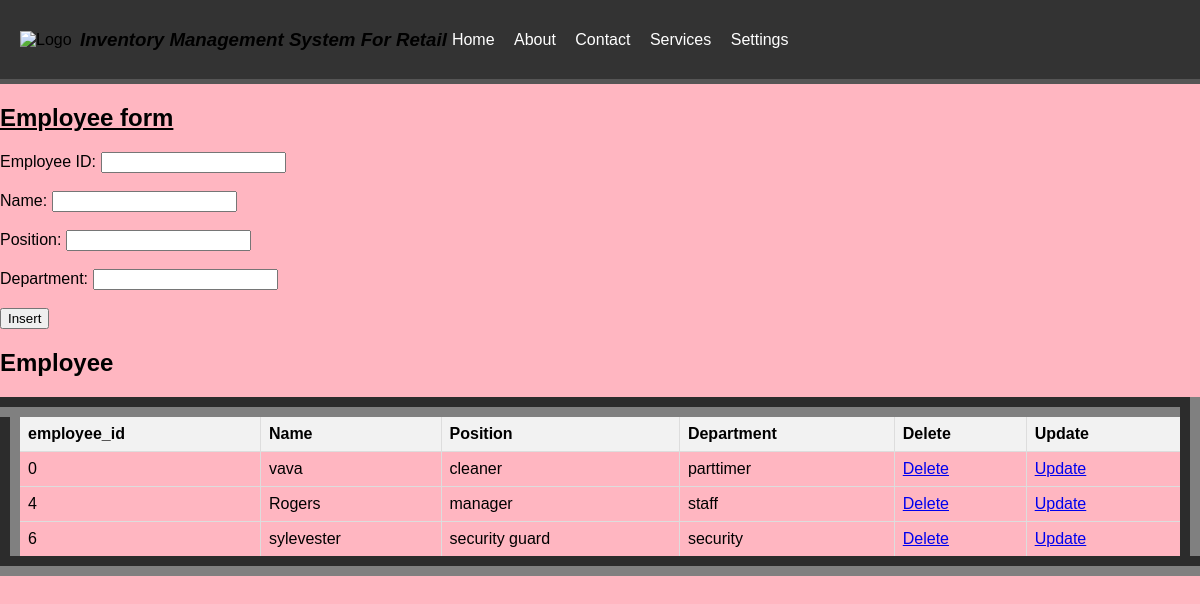
Page /employee.php on the committed database.
### tables this page shows
CREATE TABLE `employee` (
  `employee_id` int(11) NOT NULL,
  `Name` varchar(255) DEFAULT NULL,
  `Position` varchar(255) DEFAULT NULL,
  `Department` varchar(255) DEFAULT NULL
);

### employee.php (the view, shortened to what this page needs)
<!DOCTYPE html>
<html lang="en">
<head>
</head>
<body>
<div class="header">
    <img class="logo" src="tt.png" alt="Logo">
    <h3><i>Inventory Management System For Retail</i></h3>
    <ul class="navigation">
        <li><a href="home.html">Home</a></li>
        <li><a href="about.html">About</a></li>
        <li><a href="contact.html">Contact </a></li>
        <li class="dropdown">
            <a href="#">Services</a>
        </li>
        <li class="dropdown">
            <a href="#">Settings</a>
        </li>
    </ul>
</div>
<section>
  <h1><u>Employee form</u></h1>
  <form method="post" onsubmit="return confirmInsert();">
    <label for="employee_id">Employee ID:</label>
    <input type="number" id="employee_id" name="employee_id"><br><br>
    <label for="Name">Name:</label>
    <input type="text" id="Name" name="Name" required><br><br>
    <label for="Position">Position:</label>
    <input type="text" id="Position" name="Position" required><br><br>
    <label for="Department">Department:</label>
    <input type="text" id="Department" name="Department" required><br><br>
    <input type="submit" name="add" value="Insert">
  </form>
<!DOCTYPE html>
<html>
<head>
</head>
  <h2>Employee</h2>
  <table border="20">
    <tr>
      <th>employee_id</th>
      <th>Name</th>
      <th>Position</th>
      <th>Department</th>
      <th>Delete</th>
      <th>Update</th>
    </tr>
    <?php
include('db_connection.php');
    $sql = "SELECT * FROM employee";
    $result = $conn->query($sql);
    if ($result->num_rows > 0) {
        while ($row = $result->fetch_assoc()) {
            $employee_id = $row['employee_id'];
            echo "<tr>
                <td>" . $row['employee_id'] . "</td>
                <td>" . $row['Name'] . "</td>
                <td>" . $row['Position'] . "</td>
                <td>" . $row['Department'] . "</td>
                <td><a href='delete employee.php?employee_id=$employee_id'>Delete</a></td>
                <td><a href='update employee.php?employee_id=$employee_id'>Update</a></td>
              </tr>";
        }
    } else {
        echo "<tr><td colspan='7'>No data found</td></tr>";
    }
    ?>
  </table>
</section>
</body>
</html>

### employee.php (style rules this page uses)
body { background-color:lightpink; font-family: Arial, algerian; margin: 0; padding: 0; }
.header { display: flex; justify-content: space-between; align-items: center; padding: 10px 20px; background-color: #333; border-bottom: 5px solid #555; }
.logo { width: 60px; height: auto; }
.navigation { list-style-type: none; margin: 0; padding: 0; text-align: none; flex-grow: 2; }
.navigation li { display: inline-block; margin-right: 5px; padding: 5px; }
.navigation li:last-child { margin-right: 0; }
.navigation li a { text-decoration: none; color: #fff; }
table { width: 100%; border-collapse: collapse; }
th, td { border: 1px solid #ddd; padding: 8px; text-align: left; }
th { background-color: #f2f2f2; }

### rows in the picture
employee: employee_id "0", Name "vava", Position "cleaner", Department "parttimer"
employee: employee_id "4", Name "Rogers", Position "manager", Department "staff"
employee: employee_id "6", Name "sylevester", Position "security guard", Department "security"
